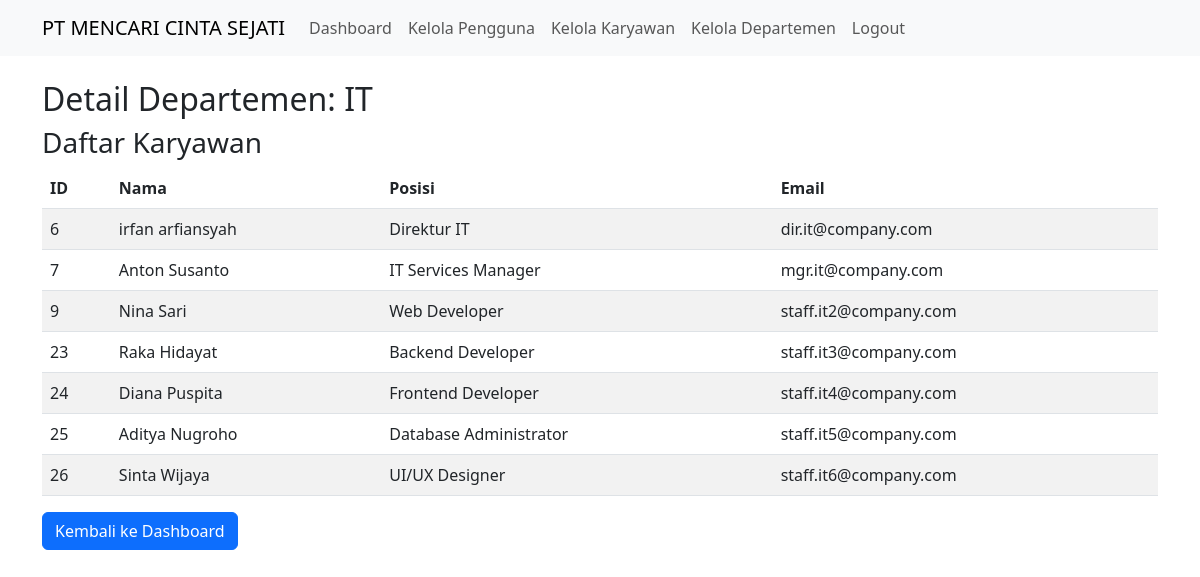
/view_department.php?id=2 (signed in), run on the app's committed database.
### tables this page shows
CREATE TABLE `departments` (
  `department_id` int(11) NOT NULL,
  `department_name` varchar(100) NOT NULL,
  `director_id` int(11) DEFAULT NULL,
  `created_at` timestamp NOT NULL DEFAULT current_timestamp(),
  `updated_at` timestamp NOT NULL DEFAULT current_timestamp() ON UPDATE current_timestamp()
);

CREATE TABLE `employees` (
  `employee_id` int(11) NOT NULL,
  `user_id` int(11) DEFAULT NULL,
  `first_name` varchar(50) NOT NULL,
  `last_name` varchar(50) NOT NULL,
  `nik` varchar(20) DEFAULT NULL,
  `birth_date` date DEFAULT NULL,
  `gender` enum('M','F') DEFAULT NULL,
  `address` text DEFAULT NULL,
  `phone` varchar(20) DEFAULT NULL,
  `hire_date` date DEFAULT NULL,
  `position` varchar(100) DEFAULT NULL,
  `salary` decimal(15,2) DEFAULT NULL,
  `created_at` timestamp NOT NULL DEFAULT current_timestamp(),
  `updated_at` timestamp NOT NULL DEFAULT current_timestamp() ON UPDATE current_timestamp()
);

CREATE TABLE `users` (
  `user_id` int(11) NOT NULL,
  `username` varchar(50) NOT NULL,
  `password` varchar(255) NOT NULL,
  `email` varchar(100) NOT NULL,
  `role_id` int(11) DEFAULT NULL,
  `department_id` int(11) DEFAULT NULL,
  `manager_id` int(11) DEFAULT NULL,
  `is_active` tinyint(1) DEFAULT 1,
  `last_login` datetime DEFAULT NULL,
  `created_at` timestamp NOT NULL DEFAULT current_timestamp(),
  `updated_at` timestamp NOT NULL DEFAULT current_timestamp() ON UPDATE current_timestamp()
);

### view_department.php (the view, shortened to what this page needs)
<?php
require_once 'db_connection.php';
$department_id = $_GET['id'] ?? null;
$sql = "SELECT * FROM departments WHERE department_id = ?";
$stmt = $conn->prepare($sql);
$stmt->bind_param("i", $department_id);
$stmt->execute();
$result = $stmt->get_result();
$department = $result->fetch_assoc();
$sql = "SELECT e.employee_id, e.first_name, e.last_name, e.position, u.email
        FROM employees e
        JOIN users u ON e.user_id = u.user_id
        WHERE u.department_id = ?";
$stmt = $conn->prepare($sql);
$stmt->bind_param("i", $department_id);
$stmt->execute();
$result = $stmt->get_result();
$content = '
<h2>Detail Departemen: ' . $department['department_name'] . '</h2>
<h3>Daftar Karyawan</h3>
<table class="table table-striped">
  <thead>
    <tr>
      <th>ID</th>
      <th>Nama</th>
      <th>Posisi</th>
      <th>Email</th>
    </tr>
  </thead>
  <tbody>
';
while ($row = $result->fetch_assoc()) {
  $content .= '
    <tr>
      <td>' . $row['employee_id'] . '</td>
      <td>' . $row['first_name'] . ' ' . $row['last_name'] . '</td>
      <td>' . $row['position'] . '</td>
      <td>' . $row['email'] . '</td>
    </tr>
  ';
}
$content .= '
  </tbody>
</table>
<a href="super_admin_dashboard.php" class="btn btn-primary">Kembali ke Dashboard</a>
';
include 'layout.php';
?>

### data on the page
departments: department_name "IT"
employees: employee_id "6", first_name "irfan", last_name "arfiansyah", position "Direktur IT", user.email "dir.it@company.com"
employees: employee_id "7", first_name "Anton", last_name "Susanto", position "IT Services Manager", user.email "mgr.it@company.com"
employees: employee_id "9", first_name "Nina", last_name "Sari", position "Web Developer", user.email "staff.it2@company.com"
employees: employee_id "23", first_name "Raka", last_name "Hidayat", position "Backend Developer", user.email "staff.it3@company.com"
employees: employee_id "24", first_name "Diana", last_name "Puspita", position "Frontend Developer", user.email "staff.it4@company.com"
employees: employee_id "25", first_name "Aditya", last_name "Nugroho", position "Database Administrator", user.email "staff.it5@company.com"
employees: employee_id "26", first_name "Sinta", last_name "Wijaya", position "UI/UX Designer", user.email "staff.it6@company.com"
